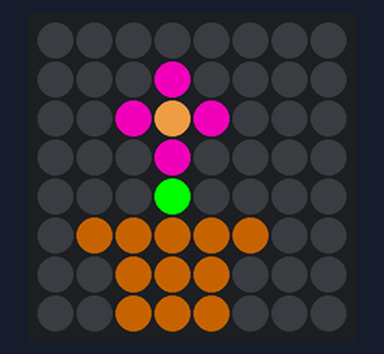
The program below on a simulated Raspberry Pi (BCM pin numbers) with a Sense HAT. Parts: the Sense HAT's 8×8 RGB LED matrix. At 0.0 s the program stops and its outputs stay as they are.

Above: at 0.1 s.

The program:

sense.py
```python
from sense_hat import SenseHat

sense = SenseHat()

# Define some colours
g = (0, 255, 0) # Green
# Define some colours
B = (102, 51, 0)
b = (0, 0, 255)
S = (205,133,63)
P = (214, 34, 166)
W = (0, 0, 0)

# Set up where each colour will display
happy_plant = [
    W, W, W, W, W, W, W, W,
    W, W, W, P, W, W, W, W,
    W, W, P, S, P, W, W, W,
    W, W, W, P, W, W, W, W,
    W, W, W, g, W, W, W, W,
    W, B, B, B, B, B, W, W,
    W, W, B, B, B, W, W, W,
    W, W, B, B, B, W, W, W
]

# Display these colours on the LED matrix
sense.set_pixels(happy_plant)
```
